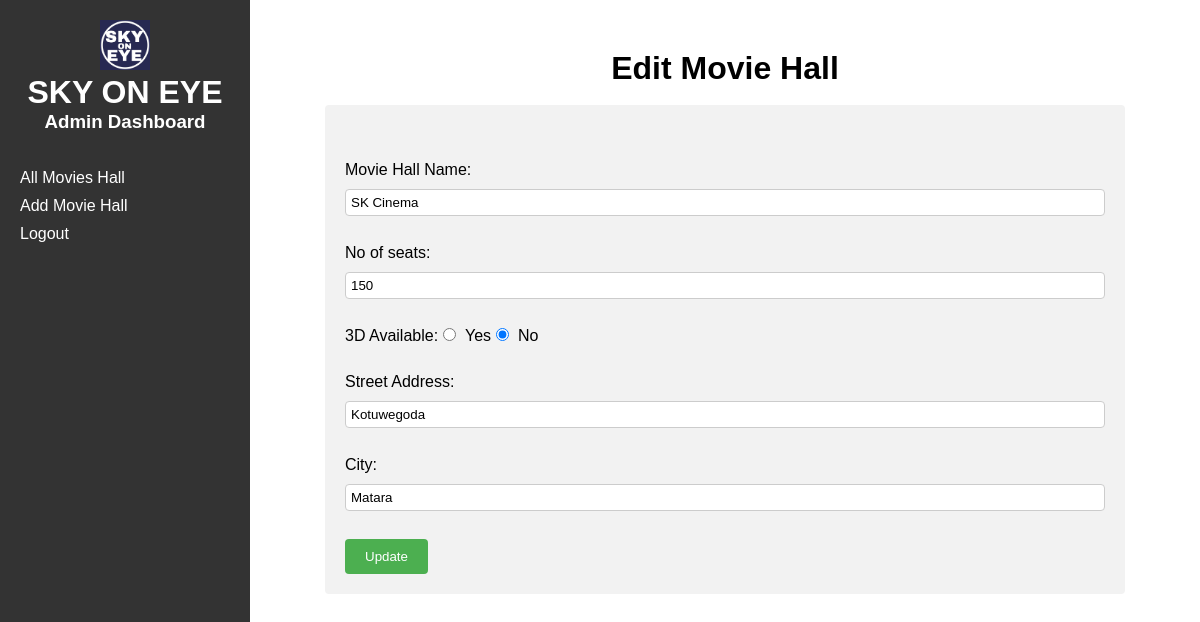
Page /updateMovieHall.php?id=1 on the committed database.
### tables this page shows
CREATE TABLE `moviehalldetails` (
  `HallID` int(50) NOT NULL,
  `HallName` varchar(50) NOT NULL,
  `NoOfSeats` int(50) NOT NULL,
  `avaiable3D` tinyint(1) NOT NULL,
  `StreetAddress` varchar(200) NOT NULL,
  `City` varchar(50) NOT NULL
);

### src/updateMovieHall.php (the view, shortened to what this page needs)
<!DOCTYPE html>
<html>
<head>
    <link rel="stylesheet" href="./css/MovieHall.css">
</head>
<body>
    <div class="wrapper">
        <div class="sidebar">
            <div class="sidebarHead">
                <img src="./images/logo.jfif" height="50px" width="auto">
                <h1>SKY ON EYE</h1>
                <h3>Admin Dashboard</h3>
            </div>
            <br><br>
            <ul>
                <li><a href="./allMovieHalls.php">All Movies Hall</a></li>
                <li><a href="./MovieHallFile.php">Add Movie Hall</a></li>
                <li><a href="./logout.php">Logout</a></li>
            </ul>
        </div>
        <div class="main-content">
            <h1 style="text-align: center;">Edit Movie Hall</h1>
            <br>
            <?php
            include 'config.php';
            if (isset($_GET['id'])) {
                $hallID = $_GET['id'];
                $query = "SELECT * FROM moviehalldetails WHERE HallID = $hallID";
                $result = mysqli_query($conn, $query);
                $row = mysqli_fetch_assoc($result);
                $hallName = $row['HallName'];
                $noOfSeats = $row['NoOfSeats'];
                $is3DAvailable = $row['avaiable3D'];
                $streetAddress = $row['StreetAddress'];
                $city = $row['City'];
            }
            ?>
            <form method="post" action="<?php echo $_SERVER['PHP_SELF']; ?>">
                <br><br>
                <label for="HallName">Movie Hall Name:</label>
                <input type="text" id="HallName" name="HallName" value="<?php echo $hallName; ?>">
                <br><br>
                <label for="NoOfSeats">No of seats:</label>
                <input type="number" id="NoOfSeats" name="NoOfSeats" value="<?php echo $noOfSeats; ?>">
                <br><br>
                <label for="3davailable">3D Available:</label>
                <input type="radio" name="3davailable" id="Yes" value="1" <?php echo ($is3DAvailable === '1') ? 'checked' : ''; ?>>
                <label for="Yes">Yes</label>
                <input type="radio" name="3davailable" id="No" value="0" <?php echo ($is3DAvailable === '0') ? 'checked' : ''; ?>>
                <label for="No">No</label>
                <br><br>
                <label for="StreetAddress">Street Address:</label>
                <input type="text" id="StreetAddress" name="StreetAddress" value="<?php echo $streetAddress; ?>">
                <br><br>
                <label for="City">City:</label>
                <input type="text" id="City" name="City" value="<?php echo $city; ?>">
                <br><br>
                <input type="submit" value="Update">
            </form>
        </div>
    </div>
</body>
</html>

### src/css/MovieHall.css (style rules this page uses)
* { margin: 0; padding: 0; box-sizing: border-box; }
body { font-family: Arial, sans-serif; }
.wrapper { display: flex; }
.sidebar { background-color: #333; color: #fff; width: 250px; height: 100vh; padding: 20px; }
.sidebarHead { text-align: center; }
.sidebar ul { list-style: none; }
.sidebar li { margin-bottom: 10px; }
.sidebar a { color: #fff; text-decoration: none; }
.main-content { padding: 50px; flex: 1; }
form { display: block; width: 100%; max-width: 800px; margin: 0 auto; padding: 20px; background-color: #f2f2f2; border-radius: 4px; }
label { display: inline-flex; margin-bottom: 10px; }
input[type="text"], input[type="number"] { width: 100%; padding: 5px; border: 1px solid #ccc; border-radius: 4px; margin-bottom: 10px; }
input[type="radio"] { margin-right: 5px; }
input[type="submit"] { padding: 10px 20px; background-color: #4caf50; color: #fff; border: none; border-radius: 4px; cursor: pointer; }

### rows in the picture
moviehalldetails: HallName "SK Cinema", NoOfSeats "150", avaiable3D "☐ Yes", avaiable3D "☑ No", StreetAddress "Kotuwegoda", City "Matara"
